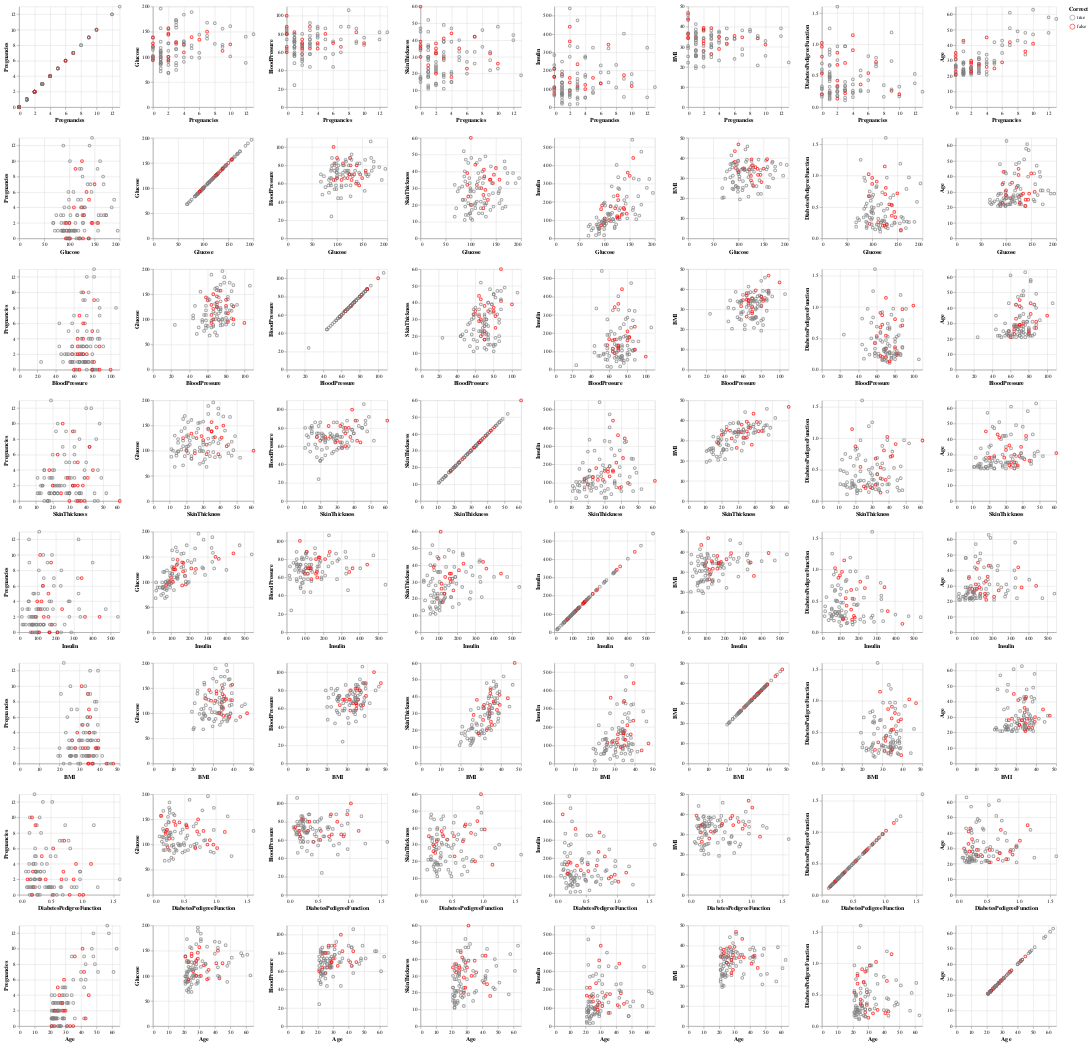

Here is the notebook cell this chart was saved with:
### Code cell
cols = ["Pregnancies",	"Glucose",	"BloodPressure",	"SkinThickness",	"Insulin",	"BMI",	"DiabetesPedigreeFunction",	"Age",	"Outcome"]
pairplot2 = alt.Chart(diabetes_test_predictions_correct).mark_point().encode(
    alt.X(alt.repeat("row"), type="quantitative"),
    alt.Y(alt.repeat("column"), type="quantitative"),
    color=alt.Color("Correct",scale=alt.Scale(domain=[True,False], range=['grey','red'])),
).properties(
    width=200,
    height=200
).repeat(
    column=numeric_cols,
    row=numeric_cols
)
pairplot2

### Figure 1 — Vega-Lite specification as saved in the notebook (floating-point values rounded to 4 significant figures)
{"config": {"view": {"continuousWidth": 300, "continuousHeight": 300}}, "repeat": {"column": ["Pregnancies", "Glucose", "BloodPressure", "SkinThickness", "Insulin", "BMI", "DiabetesPedigreeFunction", "Age"], "row": ["Pregnancies", "Glucose", "BloodPressure", "SkinThickness", "Insulin", "BMI", "DiabetesPedigreeFunction", "Age"]}, "spec": {"data": {"name": "data-3de67acdb282ce066b7355662bc41148"}, "mark": {"type": "point"}, "encoding": {"color": {"field": "Correct", "scale": {"domain": [true, false], "range": ["grey", "red"]}, "type": "nominal"}, "x": {"field": {"repeat": "row"}, "type": "quantitative"}, "y": {"field": {"repeat": "column"}, "type": "quantitative"}}, "height": 200, "width": 200}, "$schema": "https://vega.github.io/schema/vega-lite/v5.16.3.json", "datasets": {"data-3de67acdb282ce066b7355662bc41148": [{"Pregnancies": 1, "Glucose": 95, "BloodPressure": 82, "SkinThickness": 25, "Insulin": 180, "BMI": 35.0, "DiabetesPedigreeFunction": 0.233, "Age": 43, "Outcome": 1, "Correct": false}, {"Pregnancies": 3, "Glucose": 158, "BloodPressure": 70, "SkinThickness": 30, "Insulin": 328, "BMI": 35.5, "DiabetesPedigreeFunction": 0.344, "Age": 35, "Outcome": 1, "Correct": true}, {"Pregnancies": 7, "Glucose": 136, "BloodPressure": 74, "SkinThickness": 26, "Insulin": 135, "BMI": 26.0, "DiabetesPedigreeFunction": 0.647, "Age": 51, "Outcome": 0, "Correct": true}, {"Pregnancies": 2, "Glucose": 144, "BloodPressure": 58, "SkinThickness": 33, "Insulin": 135, "BMI": 31.6, "DiabetesPedigreeFunction": 0.422, "Age": 25, "Outcome": 1, "Correct": false}, {"Pregnancies": 10, "Glucose": 101, "BloodPressure": 76, "SkinThickness": 48, "Insulin": 180, "BMI": 32.9, "DiabetesPedigreeFunction": 0.171, "Age": 63, "Outcome": 0, "Correct": true}, {"Pregnancies": 4, "Glucose": 129, "BloodPressure": 86, "SkinThickness": 20, "Insulin": 270, "BMI": 35.1, "DiabetesPedigreeFunction": 0.231, "Age": 23, "Outcome": 0, "Correct": true}, {"Pregnancies": 2, "Glucose": 68, "BloodPressure": 70, "SkinThickness": 32, "Insulin": 66, "BMI": 25.0, "DiabetesPedigreeFunction": 0.187, "Age": 25, "Outcome": 0, "Correct": true}, {"Pregnancies": 1, "Glucose": 100, "BloodPressure": 72, "SkinThickness": 12, "Insulin": 70, "BMI": 25.3, "DiabetesPedigreeFunction": 0.658, "Age": 28, "Outcome": 0, "Correct": true}, {"Pregnancies": 3, "Glucose": 163, "BloodPressure": 70, "SkinThickness": 18, "Insulin": 105, "BMI": 31.6, "DiabetesPedigreeFunction": 0.268, "Age": 28, "Outcome": 1, "Correct": true}, {"Pregnancies": 0, "Glucose": 102, "BloodPressure": 86, "SkinThickness": 17, "Insulin": 105, "BMI": 29.3, "DiabetesPedigreeFunction": 0.695, "Age": 27, "Outcome": 0, "Correct": true}, {"Pregnancies": 12, "Glucose": 140, "BloodPressure": 82, "SkinThickness": 43, "Insulin": 325, "BMI": 39.2, "DiabetesPedigreeFunction": 0.528, "Age": 58, "Outcome": 1, "Correct": true}, {"Pregnancies": 1, "Glucose": 77, "BloodPressure": 56, "SkinThickness": 30, "Insulin": 56, "BMI": 33.3, "DiabetesPedigreeFunction": 1.251, "Age": 24, "Outcome": 0, "Correct": true}, {"Pregnancies": 3, "Glucose": 126, "BloodPressure": 88, "SkinThickness": 41, "Insulin": 235, "BMI": 39.3, "DiabetesPedigreeFunction": 0.704, "Age": 27, "Outcome": 0, "Correct": false}, {"Pregnancies": 9, "Glucose": 120, "BloodPressure": 72, "SkinThickness": 22, "Insulin": 56, "BMI": 20.8, "DiabetesPedigreeFunction": 0.733, "Age": 48, "Outcome": 0, "Correct": true}, {"Pregnancies": 3, "Glucose": 173, "BloodPressure": 84, "SkinThickness": 33, "Insulin": 474, "BMI": 35.7, "DiabetesPedigreeFunction": 0.258, "Age": 22, "Outcome": 1, "Correct": true}, {"Pregnancies": 8, "Glucose": 126, "BloodPressure": 88, "SkinThickness": 36, "Insulin": 108, "BMI": 38.5, "DiabetesPedigreeFunction": 0.349, "Age": 49, "Outcome": 0, "Correct": true}, {"Pregnancies": 4, "Glucose": 184, "BloodPressure": 78, "SkinThickness": 39, "Insulin": 277, "BMI": 37.0, "DiabetesPedigreeFunction": 0.264, "Age": 31, "Outcome": 1, "Correct": true}, {"Pregnancies": 9, "Glucose": 112, "BloodPressure": 82, "SkinThickness": 32, "Insulin": 175, "BMI": 34.2, "DiabetesPedigreeFunction": 0.26, "Age": 36, "Outcome": 1, "Correct": false}, {"Pregnancies": 9, "Glucose": 156, "BloodPressure": 86, "SkinThickness": 28, "Insulin": 155, "BMI": 34.3, "DiabetesPedigreeFunction": 1.189, "Age": 42, "Outcome": 1, "Correct": true}, {"Pregnancies": 10, "Glucose": 125, "BloodPressure": 70, "SkinThickness": 26, "Insulin": 115, "BMI": 31.1, "DiabetesPedigreeFunction": 0.205, "Age": 41, "Outcome": 1, "Correct": false}, {"Pregnancies": 1, "Glucose": 157, "BloodPressure": 72, "SkinThickness": 21, "Insulin": 168, "BMI": 25.6, "DiabetesPedigreeFunction": 0.123, "Age": 24, "Outcome": 0, "Correct": true}, {"Pregnancies": 5, "Glucose": 99, "BloodPressure": 54, "SkinThickness": 28, "Insulin": 83, "BMI": 34.0, "DiabetesPedigreeFunction": 0.499, "Age": 30, "Outcome": 0, "Correct": true}, {"Pregnancies": 1, "Glucose": 106, "BloodPressure": 70, "SkinThickness": 28, "Insulin": 135, "BMI": 34.2, "DiabetesPedigreeFunction": 0.142, "Age": 22, "Outcome": 0, "Correct": true}, {"Pregnancies": 8, "Glucose": 167, "BloodPressure": 106, "SkinThickness": 46, "Insulin": 231, "BMI": 37.6, "DiabetesPedigreeFunction": 0.165, "Age": 43, "Outcome": 1, "Correct": true}, {"Pregnancies": 1, "Glucose": 112, "BloodPressure": 80, "SkinThickness": 45, "Insulin": 132, "BMI": 34.8, "DiabetesPedigreeFunction": 0.217, "Age": 24, "Outcome": 0, "Correct": true}, {"Pregnancies": 4, "Glucose": 109, "BloodPressure": 64, "SkinThickness": 44, "Insulin": 99, "BMI": 34.8, "DiabetesPedigreeFunction": 0.905, "Age": 26, "Outcome": 1, "Correct": false}, {"Pregnancies": 0, "Glucose": 97, "BloodPressure": 64, "SkinThickness": 36, "Insulin": 100, "BMI": 36.8, "DiabetesPedigreeFunction": 0.6, "Age": 25, "Outcome": 0, "Correct": true}, {"Pregnancies": 1, "Glucose": 89, "BloodPressure": 24, "SkinThickness": 19, "Insulin": 25, "BMI": 27.8, "DiabetesPedigreeFunction": 0.559, "Age": 21, "Outcome": 0, "Correct": true}, {"Pregnancies": 12, "Glucose": 88, "BloodPressure": 74, "SkinThickness": 40, "Insulin": 54, "BMI": 35.3, "DiabetesPedigreeFunction": 0.378, "Age": 48, "Outcome": 0, "Correct": true}, {"Pregnancies": 4, "Glucose": 99, "BloodPressure": 76, "SkinThickness": 15, "Insulin": 51, "BMI": 23.2, "DiabetesPedigreeFunction": 0.223, "Age": 21, "Outcome": 0, "Correct": true}, {"Pregnancies": 0, "Glucose": 139, "BloodPressure": 62, "SkinThickness": 17, "Insulin": 210, "BMI": 22.1, "DiabetesPedigreeFunction": 0.207, "Age": 21, "Outcome": 0, "Correct": true}, {"Pregnancies": 2, "Glucose": 127, "BloodPressure": 46, "SkinThickness": 21, "Insulin": 335, "BMI": 34.4, "DiabetesPedigreeFunction": 0.176, "Age": 22, "Outcome": 0, "Correct": true}, {"Pregnancies": 2, "Glucose": 100, "BloodPressure": 68, "SkinThickness": 25, "Insulin": 71, "BMI": 38.5, "DiabetesPedigreeFunction": 0.324, "Age": 26, "Outcome": 0, "Correct": true}, {"Pregnancies": 1, "Glucose": 109, "BloodPressure": 56, "SkinThickness": 21, "Insulin": 135, "BMI": 25.2, "DiabetesPedigreeFunction": 0.833, "Age": 23, "Outcome": 0, "Correct": true}, {"Pregnancies": 1, "Glucose": 109, "BloodPressure": 58, "SkinThickness": 18, "Insulin": 116, "BMI": 28.5, "DiabetesPedigreeFunction": 0.219, "Age": 22, "Outcome": 0, "Correct": true}, {"Pregnancies": 7, "Glucose": 168, "BloodPressure": 88, "SkinThickness": 42, "Insulin": 321, "BMI": 38.2, "DiabetesPedigreeFunction": 0.787, "Age": 40, "Outcome": 1, "Correct": true}, {"Pregnancies": 2, "Glucose": 146, "BloodPressure": 70, "SkinThickness": 38, "Insulin": 360, "BMI": 28.0, "DiabetesPedigreeFunction": 0.337, "Age": 29, "Outcome": 1, "Correct": false}, {"Pregnancies": 4, "Glucose": 90, "BloodPressure": 88, "SkinThickness": 47, "Insulin": 54, "BMI": 37.7, "DiabetesPedigreeFunction": 0.362, "Age": 29, "Outcome": 0, "Correct": true}, {"Pregnancies": 1, "Glucose": 95, "BloodPressure": 74, "SkinThickness": 21, "Insulin": 73, "BMI": 25.9, "DiabetesPedigreeFunction": 0.673, "Age": 36, "Outcome": 0, "Correct": true}, {"Pregnancies": 0, "Glucose": 100, "BloodPressure": 88, "SkinThickness": 60, "Insulin": 110, "BMI": 46.8, "DiabetesPedigreeFunction": 0.962, "Age": 31, "Outcome": 0, "Correct": false}, {"Pregnancies": 3, "Glucose": 129, "BloodPressure": 64, "SkinThickness": 29, "Insulin": 115, "BMI": 26.4, "DiabetesPedigreeFunction": 0.219, "Age": 28, "Outcome": 1, "Correct": false}, {"Pregnancies": 4, "Glucose": 131, "BloodPressure": 68, "SkinThickness": 21, "Insulin": 166, "BMI": 33.1, "DiabetesPedigreeFunction": 0.16, "Age": 28, "Outcome": 0, "Correct": true}, {"Pregnancies": 1, "Glucose": 118, "BloodPressure": 58, "SkinThickness": 36, "Insulin": 94, "BMI": 33.3, "DiabetesPedigreeFunction": 0.261, "Age": 23, "Outcome": 0, "Correct": true}, {"Pregnancies": 0, "Glucose": 121, "BloodPressure": 66, "SkinThickness": 30, "Insulin": 165, "BMI": 34.3, "DiabetesPedigreeFunction": 0.203, "Age": 33, "Outcome": 1, "Correct": false}, {"Pregnancies": 7, "Glucose": 150, "BloodPressure": 66, "SkinThickness": 42, "Insulin": 342, "BMI": 34.7, "DiabetesPedigreeFunction": 0.718, "Age": 42, "Outcome": 0, "Correct": false}, {"Pregnancies": 13, "Glucose": 145, "BloodPressure": 82, "SkinThickness": 19, "Insulin": 110, "BMI": 22.2, "DiabetesPedigreeFunction": 0.245, "Age": 57, "Outcome": 0, "Correct": true}, {"Pregnancies": 2, "Glucose": 155, "BloodPressure": 52, "SkinThickness": 27, "Insulin": 540, "BMI": 38.7, "DiabetesPedigreeFunction": 0.24, "Age": 25, "Outcome": 1, "Correct": true}, {"Pregnancies": 5, "Glucose": 123, "BloodPressure": 74, "SkinThickness": 40, "Insulin": 77, "BMI": 34.1, "DiabetesPedigreeFunction": 0.269, "Age": 28, "Outcome": 0, "Correct": true}, {"Pregnancies": 0, "Glucose": 114, "BloodPressure": 80, "SkinThickness": 34, "Insulin": 285, "BMI": 44.2, "DiabetesPedigreeFunction": 0.167, "Age": 27, "Outcome": 0, "Correct": true}, {"Pregnancies": 10, "Glucose": 161, "BloodPressure": 68, "SkinThickness": 23, "Insulin": 132, "BMI": 25.5, "DiabetesPedigreeFunction": 0.326, "Age": 47, "Outcome": 1, "Correct": true}, {"Pregnancies": 1, "Glucose": 103, "BloodPressure": 80, "SkinThickness": 11, "Insulin": 82, "BMI": 19.4, "DiabetesPedigreeFunction": 0.491, "Age": 22, "Outcome": 0, "Correct": true}, {"Pregnancies": 6, "Glucose": 98, "BloodPressure": 58, "SkinThickness": 33, "Insulin": 190, "BMI": 34.0, "DiabetesPedigreeFunction": 0.43, "Age": 43, "Outcome": 0, "Correct": true}, {"Pregnancies": 0, "Glucose": 120, "BloodPressure": 74, "SkinThickness": 18, "Insulin": 63, "BMI": 30.5, "DiabetesPedigreeFunction": 0.285, "Age": 26, "Outcome": 0, "Correct": true}, {"Pregnancies": 2, "Glucose": 84, "BloodPressure": 50, "SkinThickness": 23, "Insulin": 76, "BMI": 30.4, "DiabetesPedigreeFunction": 0.968, "Age": 21, "Outcome": 0, "Correct": true}, {"Pregnancies": 3, "Glucose": 129, "BloodPressure": 92, "SkinThickness": 49, "Insulin": 155, "BMI": 36.4, "DiabetesPedigreeFunction": 0.968, "Age": 32, "Outcome": 1, "Correct": true}, {"Pregnancies": 0, "Glucose": 138, "BloodPressure": 60, "SkinThickness": 35, "Insulin": 167, "BMI": 34.6, "DiabetesPedigreeFunction": 0.534, "Age": 21, "Outcome": 1, "Correct": false}, {"Pregnancies": 1, "Glucose": 71, "BloodPressure": 48, "SkinThickness": 18, "Insulin": 76, "BMI": 20.4, "DiabetesPedigreeFunction": 0.323, "Age": 22, "Outcome": 0, "Correct": true}, {"Pregnancies": 3, "Glucose": 83, "BloodPressure": 58, "SkinThickness": 31, "Insulin": 18, "BMI": 34.3, "DiabetesPedigreeFunction": 0.336, "Age": 25, "Outcome": 0, "Correct": true}, {"Pregnancies": 3, "Glucose": 88, "BloodPressure": 58, "SkinThickness": 11, "Insulin": 54, "BMI": 24.8, "DiabetesPedigreeFunction": 0.267, "Age": 22, "Outcome": 0, "Correct": true}, {"Pregnancies": 2, "Glucose": 127, "BloodPressure": 58, "SkinThickness": 24, "Insulin": 275, "BMI": 27.7, "DiabetesPedigreeFunction": 1.6, "Age": 25, "Outcome": 0, "Correct": true}, {"Pregnancies": 0, "Glucose": 95, "BloodPressure": 80, "SkinThickness": 45, "Insulin": 92, "BMI": 36.5, "DiabetesPedigreeFunction": 0.33, "Age": 26, "Outcome": 0, "Correct": true}, {"Pregnancies": 6, "Glucose": 144, "BloodPressure": 72, "SkinThickness": 27, "Insulin": 228, "BMI": 33.9, "DiabetesPedigreeFunction": 0.255, "Age": 40, "Outcome": 0, "Correct": true}, {"Pregnancies": 2, "Glucose": 100, "BloodPressure": 66, "SkinThickness": 20, "Insulin": 90, "BMI": 32.9, "DiabetesPedigreeFunction": 0.867, "Age": 28, "Outcome": 1, "Correct": false}, {"Pregnancies": 3, "Glucose": 116, "BloodPressure": 74, "SkinThickness": 15, "Insulin": 105, "BMI": 26.3, "DiabetesPedigreeFunction": 0.107, "Age": 24, "Outcome": 0, "Correct": true}, {"Pregnancies": 1, "Glucose": 84, "BloodPressure": 64, "SkinThickness": 23, "Insulin": 115, "BMI": 36.9, "DiabetesPedigreeFunction": 0.471, "Age": 28, "Outcome": 0, "Correct": true}, {"Pregnancies": 2, "Glucose": 157, "BloodPressure": 74, "SkinThickness": 35, "Insulin": 440, "BMI": 39.4, "DiabetesPedigreeFunction": 0.134, "Age": 30, "Outcome": 0, "Correct": false}, {"Pregnancies": 6, "Glucose": 108, "BloodPressure": 44, "SkinThickness": 20, "Insulin": 130, "BMI": 24.0, "DiabetesPedigreeFunction": 0.813, "Age": 35, "Outcome": 0, "Correct": true}, {"Pregnancies": 4, "Glucose": 125, "BloodPressure": 70, "SkinThickness": 18, "Insulin": 122, "BMI": 28.9, "DiabetesPedigreeFunction": 1.144, "Age": 45, "Outcome": 1, "Correct": false}, {"Pregnancies": 1, "Glucose": 86, "BloodPressure": 66, "SkinThickness": 52, "Insulin": 65, "BMI": 41.3, "DiabetesPedigreeFunction": 0.917, "Age": 29, "Outcome": 0, "Correct": true}, {"Pregnancies": 0, "Glucose": 93, "BloodPressure": 100, "SkinThickness": 39, "Insulin": 72, "BMI": 43.4, "DiabetesPedigreeFunction": 1.021, "Age": 35, "Outcome": 0, "Correct": false}, {"Pregnancies": 1, "Glucose": 196, "BloodPressure": 76, "SkinThickness": 36, "Insulin": 249, "BMI": 36.5, "DiabetesPedigreeFunction": 0.875, "Age": 29, "Outcome": 1, "Correct": true}, {"Pregnancies": 1, "Glucose": 89, "BloodPressure": 76, "SkinThickness": 34, "Insulin": 37, "BMI": 31.2, "DiabetesPedigreeFunction": 0.192, "Age": 23, "Outcome": 0, "Correct": true}, {"Pregnancies": 6, "Glucose": 134, "BloodPressure": 70, "SkinThickness": 23, "Insulin": 130, "BMI": 35.4, "DiabetesPedigreeFunction": 0.542, "Age": 29, "Outcome": 1, "Correct": false}, {"Pregnancies": 5, "Glucose": 139, "BloodPressure": 80, "SkinThickness": 35, "Insulin": 160, "BMI": 31.6, "DiabetesPedigreeFunction": 0.361, "Age": 25, "Outcome": 1, "Correct": false}, {"Pregnancies": 0, "Glucose": 127, "BloodPressure": 80, "SkinThickness": 37, "Insulin": 210, "BMI": 36.3, "DiabetesPedigreeFunction": 0.804, "Age": 23, "Outcome": 0, "Correct": false}, {"Pregnancies": 2, "Glucose": 68, "BloodPressure": 62, "SkinThickness": 13, "Insulin": 15, "BMI": 20.1, "DiabetesPedigreeFunction": 0.257, "Age": 23, "Outcome": 0, "Correct": true}, {"Pregnancies": 3, "Glucose": 102, "BloodPressure": 44, "SkinThickness": 20, "Insulin": 94, "BMI": 30.8, "DiabetesPedigreeFunction": 0.4, "Age": 26, "Outcome": 0, "Correct": true}, {"Pregnancies": 3, "Glucose": 74, "BloodPressure": 68, "SkinThickness": 28, "Insulin": 45, "BMI": 29.7, "DiabetesPedigreeFunction": 0.293, "Age": 23, "Outcome": 0, "Correct": true}, {"Pregnancies": 0, "Glucose": 98, "BloodPressure": 82, "SkinThickness": 15, "Insulin": 84, "BMI": 25.2, "DiabetesPedigreeFunction": 0.299, "Age": 22, "Outcome": 0, "Correct": true}, {"Pregnancies": 0, "Glucose": 118, "BloodPressure": 84, "SkinThickness": 47, "Insulin": 230, "BMI": 45.8, "DiabetesPedigreeFunction": 0.551, "Age": 31, "Outcome": 1, "Correct": true}, {"Pregnancies": 1, "Glucose": 99, "BloodPressure": 72, "SkinThickness": 30, "Insulin": 18, "BMI": 38.6, "DiabetesPedigreeFunction": 0.412, "Age": 21, "Outcome": 0, "Correct": true}, {"Pregnancies": 2, "Glucose": 90, "BloodPressure": 80, "SkinThickness": 14, "Insulin": 55, "BMI": 24.4, "DiabetesPedigreeFunction": 0.249, "Age": 24, "Outcome": 0, "Correct": true}, {"Pregnancies": 1, "Glucose": 130, "BloodPressure": 70, "SkinThickness": 13, "Insulin": 105, "BMI": 25.9, "DiabetesPedigreeFunction": 0.472, "Age": 22, "Outcome": 0, "Correct": true}, {"Pregnancies": 7, "Glucose": 142, "BloodPressure": 60, "SkinThickness": 33, "Insulin": 190, "BMI": 28.8, "DiabetesPedigreeFunction": 0.687, "Age": 61, "Outcome": 0, "Correct": true}, {"Pregnancies": 2, "Glucose": 95, "BloodPressure": 54, "SkinThickness": 14, "Insulin": 88, "BMI": 26.1, "DiabetesPedigreeFunction": 0.748, "Age": 22, "Outcome": 0, "Correct": true}, {"Pregnancies": 3, "Glucose": 173, "BloodPressure": 78, "SkinThickness": 39, "Insulin": 185, "BMI": 33.8, "DiabetesPedigreeFunction": 0.97, "Age": 31, "Outcome": 1, "Correct": true}, {"Pregnancies": 1, "Glucose": 112, "BloodPressure": 72, "SkinThickness": 30, "Insulin": 176, "BMI": 34.4, "DiabetesPedigreeFunction": 0.528, "Age": 25, "Outcome": 0, "Correct": true}, {"Pregnancies": 2, "Glucose": 112, "BloodPressure": 68, "SkinThickness": 22, "Insulin": 94, "BMI": 34.1, "DiabetesPedigreeFunction": 0.315, "Age": 26, "Outcome": 0, "Correct": true}, {"Pregnancies": 3, "Glucose": 169, "BloodPressure": 74, "SkinThickness": 19, "Insulin": 125, "BMI": 29.9, "DiabetesPedigreeFunction": 0.268, "Age": 31, "Outcome": 1, "Correct": true}, {"Pregnancies": 5, "Glucose": 117, "BloodPressure": 86, "SkinThickness": 30, "Insulin": 105, "BMI": 39.1, "DiabetesPedigreeFunction": 0.251, "Age": 42, "Outcome": 0, "Correct": true}, {"Pregnancies": 2, "Glucose": 93, "BloodPressure": 64, "SkinThickness": 32, "Insulin": 160, "BMI": 38.0, "DiabetesPedigreeFunction": 0.674, "Age": 23, "Outcome": 1, "Correct": false}, {"Pregnancies": 1, "Glucose": 89, "BloodPressure": 66, "SkinThickness": 23, "Insulin": 94, "BMI": 28.1, "DiabetesPedigreeFunction": 0.167, "Age": 21, "Outcome": 0, "Correct": true}, {"Pregnancies": 3, "Glucose": 115, "BloodPressure": 66, "SkinThickness": 39, "Insulin": 140, "BMI": 38.1, "DiabetesPedigreeFunction": 0.15, "Age": 28, "Outcome": 0, "Correct": true}, {"Pregnancies": 9, "Glucose": 124, "BloodPressure": 70, "SkinThickness": 33, "Insulin": 402, "BMI": 35.4, "DiabetesPedigreeFunction": 0.282, "Age": 34, "Outcome": 0, "Correct": true}, {"Pregnancies": 5, "Glucose": 189, "BloodPressure": 64, "SkinThickness": 33, "Insulin": 325, "BMI": 31.2, "DiabetesPedigreeFunction": 0.583, "Age": 29, "Outcome": 1, "Correct": true}, {"Pregnancies": 4, "Glucose": 123, "BloodPressure": 80, "SkinThickness": 15, "Insulin": 176, "BMI": 32.0, "DiabetesPedigreeFunction": 0.443, "Age": 34, "Outcome": 0, "Correct": true}, {"Pregnancies": 1, "Glucose": 100, "BloodPressure": 66, "SkinThickness": 29, "Insulin": 196, "BMI": 32.0, "DiabetesPedigreeFunction": 0.444, "Age": 42, "Outcome": 0, "Correct": true}, {"Pregnancies": 1, "Glucose": 87, "BloodPressure": 60, "SkinThickness": 37, "Insulin": 75, "BMI": 37.2, "DiabetesPedigreeFunction": 0.509, "Age": 22, "Outcome": 0, "Correct": true}]}}
